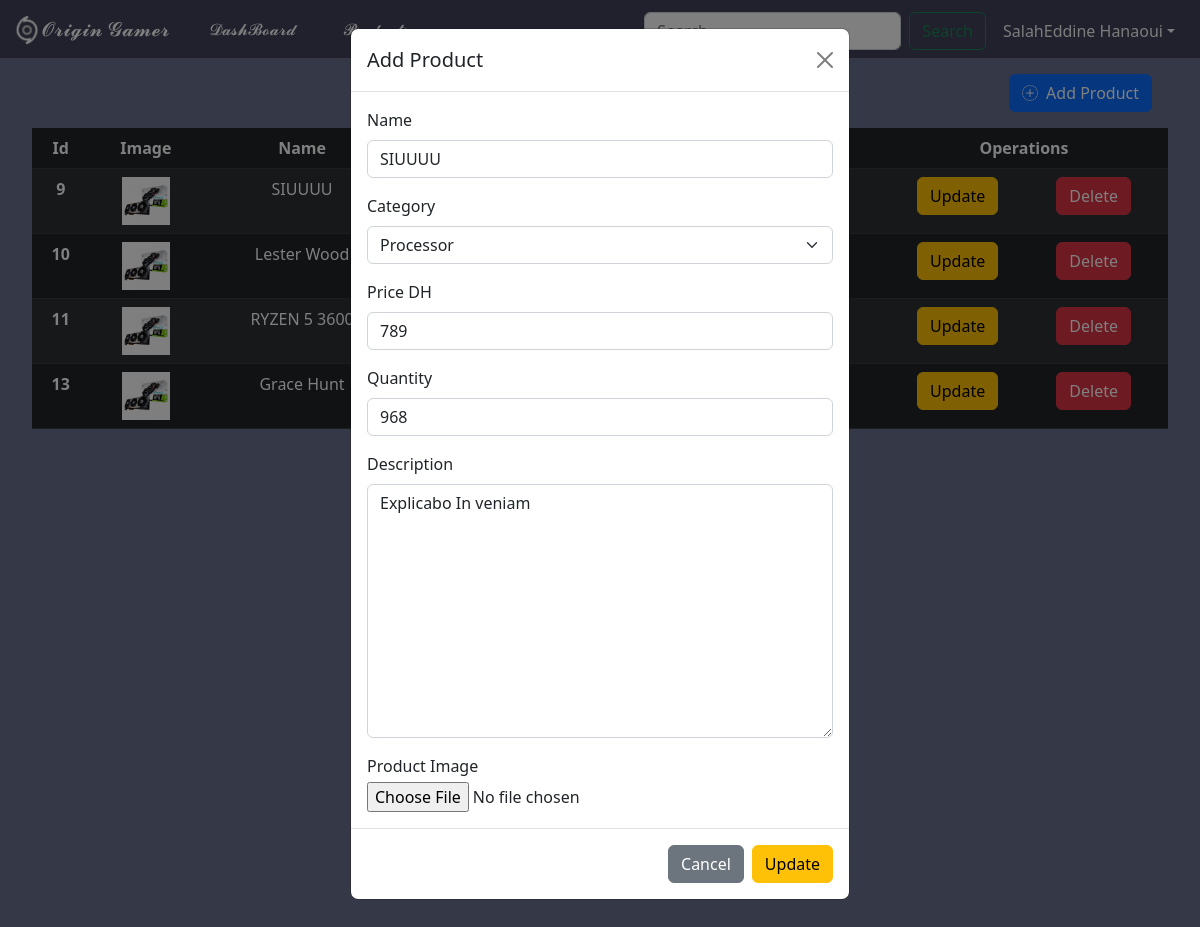
The app's page /Pages/products.php?getProduct=9 with its own data.
### tables this page shows
CREATE TABLE `products` (
  `id` int(11) NOT NULL,
  `name` varchar(255) NOT NULL,
  `price` float NOT NULL,
  `quantity` int(11) NOT NULL,
  `description` text NOT NULL,
  `picture` varchar(255) NOT NULL,
  `user_id` int(11) NOT NULL,
  `category_id` int(11) NOT NULL
);

### Pages/scripts.php (called while the page is built, shortened)
<?php
include ('database.php');
function getProducts()
{
    $query="SELECT
        products.* , categories.name AS category
        FROM products
        INNER JOIN categories
        ON products.category_id = categories.id
        ";
    global $connection;
    $result=mysqli_query($connection, $query);
    return $result;
}
function getProduct($id){
    $query="SELECT
        products.* , categories.name AS category
        FROM products
        INNER JOIN categories
        ON products.category_id = categories.id WHERE products.id=$id
        ";
    global $connection;
    $result=mysqli_query($connection, $query);
    return mysqli_fetch_assoc($result);
}

### Pages/products.php (the view, shortened to what this page needs)
<?php
  include ('scripts.php');
  $products = getProducts();
  if (isset($_GET['getProduct'])){
    $product = getProduct($_GET['getProduct']);
    $name=$product['name'];
    $price=$product['price'];
    $quantity=$product['quantity'];
    $description=$product['description'];
    $categoryID=$product['category_id'];
  }
?>
<!DOCTYPE html>
<html lang="en">
<head>
    <link rel="stylesheet" href="../assets/css/style.css">
    <link rel="stylesheet" href="https://cdn.jsdelivr.net/npm/bootstrap-icons@1.10.2/font/bootstrap-icons.css">
    <link href="https://cdn.jsdelivr.net/npm/bootstrap@5.2.2/dist/css/bootstrap.min.css" rel="stylesheet">
</head>
<body>
    <header>
        <nav class="navbar navbar-expand-lg">
          <div class="container-fluid">
            <a class="navbar-brand" href="dashboard.php"><img src="../img/logo.png" alt="Logo" width="30" height="24" class="d-inline-block align-text-top" style="height: 30px">𝓞𝓻𝓲𝓰𝓲𝓷 𝓖𝓪𝓶𝓮𝓻</a>
            <div class="collapse navbar-collapse " id="navbarNavDropdown">
              <ul class="navbar-nav flex-wrap me-auto mb-2 mb-lg-0 flex-row justify-content-center">
                <li class="nav-item mx-3">
                <a class="nav-link active d-flex" aria-current="page" href="dashboard.php">𝓓𝓪𝓼𝓱𝓑𝓸𝓪𝓻𝓭</a>
                </li>
                <li class="nav-item mx-3">
                  <a class="nav-link active d-flex" href="products.php">𝓟𝓻𝓸𝓭𝓾𝓬𝓽𝓼</a>
                </li>
              </ul>
                <div class="btn-group d-flex justify-content-center mt-1">
                  <form class="d-flex" role="search">
                    <button class="btn btn-outline-success" type="submit">Search</button>
                  </form>
                </div>
                <div class="btn-group d-flex">
                  <button type="button" class="btn dropdown-toggle text-light ms-1 mt-1" data-bs-toggle="dropdown"
                      aria-expanded="false">SalahEddine Hanaoui</button>
              </div>
            </div>
          </div>
        </nav>
  </header>
  <section>
    <div class="tableContainer">
        <div class="d-flex justify-content-end m-3">
            <button href="#modal-product" data-bs-toggle="modal" class="btn btn-primary d-flex " onclick="addProduct()"><i class="bi bi-plus-circle-dotted me-2"></i>Add Product</button>
        </div>
      <table class="table table-dark table-hover table-striped ">
        <thead>
          <tr class="text-center">
            <th scope="col">Id</th>
            <th scope="col">Image</th>
            <th scope="col">Name</th>
            <th scope="col">Category</th>
            <th scope="col">Price DH</th>
            <th scope="col">Quantity</th>
            <th scope="col">Operations</th>
          </tr>
        </thead>
        <tbody>
          <?php foreach ($products as $product ) { ?>
          <tr class="text-center">
            <th scope="row"><?php echo $product['id'] ?></th>
            <td><img class="productImage" src="../img/MSI-RTX-3070.jpg" alt=""></td>
            <td> <?php echo $product['name'] ?> </td>
            <td> <?php echo $product['category'] ?> </td>
            <td> <?php echo $product['price'] ?> </td>
            <td> <?php echo $product['quantity'] ?> </td>
            <td>
                <div class="d-flex flex-wrap justify-content-around">
                    <a href="products.php?getProduct=<?php echo $product['id'] ?>" class="btn btn-warning d-flex"></i>Update</a>
                    <a href="scripts.php?id=<?php echo $product['id'] ?>" class="btn btn-danger d-flex"></i>Delete</a>
                </div>
            </td>
          </tr>
          <?php } ?>
        </tbody>
      </table>
    </div>
  </section>
	<div class="modal fade" id="modal-product" data-bs-backdrop="static" data-bs-keyboard="false" tabindex="-1" aria-labelledby="staticBackdropLabel" aria-hidden="true" >
		<div class="modal-dialog">
			<div class="modal-content">
				<form action="" method="POST" id="form">
					<div class="modal-header">
						<h5 class="modal-title">Add Product</h5>
						<a href="products.php" class="btn-close"></a>
					</div>
					<div class="modal-body">
							<div class="mb-3">
								<label class="form-label" >Name</label>
								<input name="name" type="text" class="form-control" id="product-name" value="<?= $name ?>" required/>
							</div>
							<div class="mb-3">
								<label class="form-label">Category</label>
								<select class="form-select" id="product-category" name="category" required="">
									<option <?= ($categoryID=='2') ? 'selected' : ''?> value="2">Processor</option>
								</select>
							</div>
              <div class="mb-3">
								<label class="form-label" >Price DH</label>
								<input name="price" type="text" class="form-control" id="product-price" value="<?= $price ?>" required/>
							</div>
              <div class="mb-3">
								<label class="form-label" >Quantity</label>
								<input name="quantity" type="text" class="form-control" id="product-quantity" value="<?= $quantity ?>" required/>
							</div>
							<div class="mb-3">
								<label class="form-label">Description</label>
								<textarea class="form-control" rows="10" id="product-description" name="description" required><?= $description ?></textarea>
							</div>
							<div class="mb-0">
								<label class="col-md-4 control-label mb-1" for="filebutton">Product Image</label>
								<div class="col-md-4">
								<input id="filebutton" name="filebutton" class="input-file" type="file">
								</div>
							</div>
					</div>
					<div class="modal-footer">
						<a href="products.php" class="btn btn-secondary" >Cancel</a>
						<button type="submit" name="update" class="btn btn-warning task-action-btn" id="update">Update</button>
					</div>
				</form>
			</div>
		</div>
	</div>
</body>
</html>

### assets/css/style.css (style rules this page uses)
.navbar { background-color: #404258; }
nav div ul li a { color: #ffffff !important; }
nav div a { color: white !important; }
body { background-color: #6B728E !important; }
.productImage { width: 3rem; }
.tableContainer { padding: 0rem 2rem ; overflow-x:auto; }

### records on screen
products: id "9", name "SIUUUU", category "Processor", price "789", quantity "968", description "Explicabo In veniam"
products: id "10", name "Lester Wood"
products: id "11", name "RYZEN 5 3600"
products: id "13", name "Grace Hunt"
